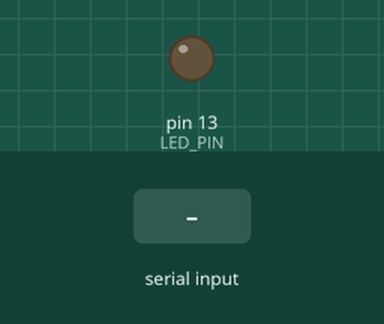
Simulated run of this sketch. Board: Arduino Uno, built with avr-gcc and run on an emulated ATmega328P. On the bench: output pins drawn as LEDs (lit = HIGH). The inputs (shaded band) are chosen by the test bench.

Above: at 1.2 s.
1.3 s: "H" received over Serial
At 2.5 s:
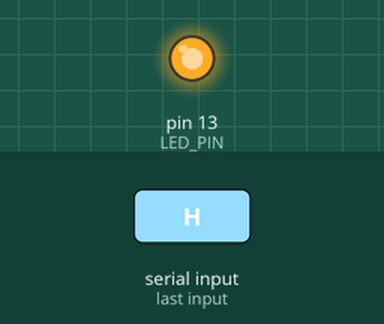
2.8 s: "L" received over Serial
At 3.7 s:
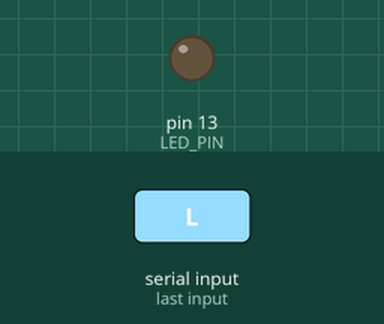
Timing chart, 0 to 5.8 s (numbered marks = the images above; inputs shaded):
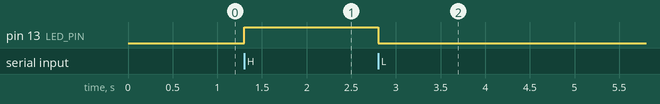

Measured:
- after the input at 1.3 s, pin 13 (LED_PIN): LOW → HIGH at once
- after the input at 2.8 s, pin 13 (LED_PIN): HIGH → LOW at once

The sketch:

bluetooh.ino
```cpp
char command = ' '; // Variable pour stocker la commande Bluetooth reçue
int LED_PIN=13;
void setup() {
    Serial.begin(9600); // Initialiser la communication série
    pinMode(LED_PIN, OUTPUT); // Définir le pin de la LED comme sortie
}

void loop() {
    if (Serial.available() > 0) {
        command = Serial.read(); // Lire la commande Bluetooth
        if (command == 'H') {
            digitalWrite(LED_PIN, HIGH); // Allumer la LED
        } else if (command == 'L') {
            digitalWrite(LED_PIN, LOW); // Éteindre la LED
        }
    }
}
```
